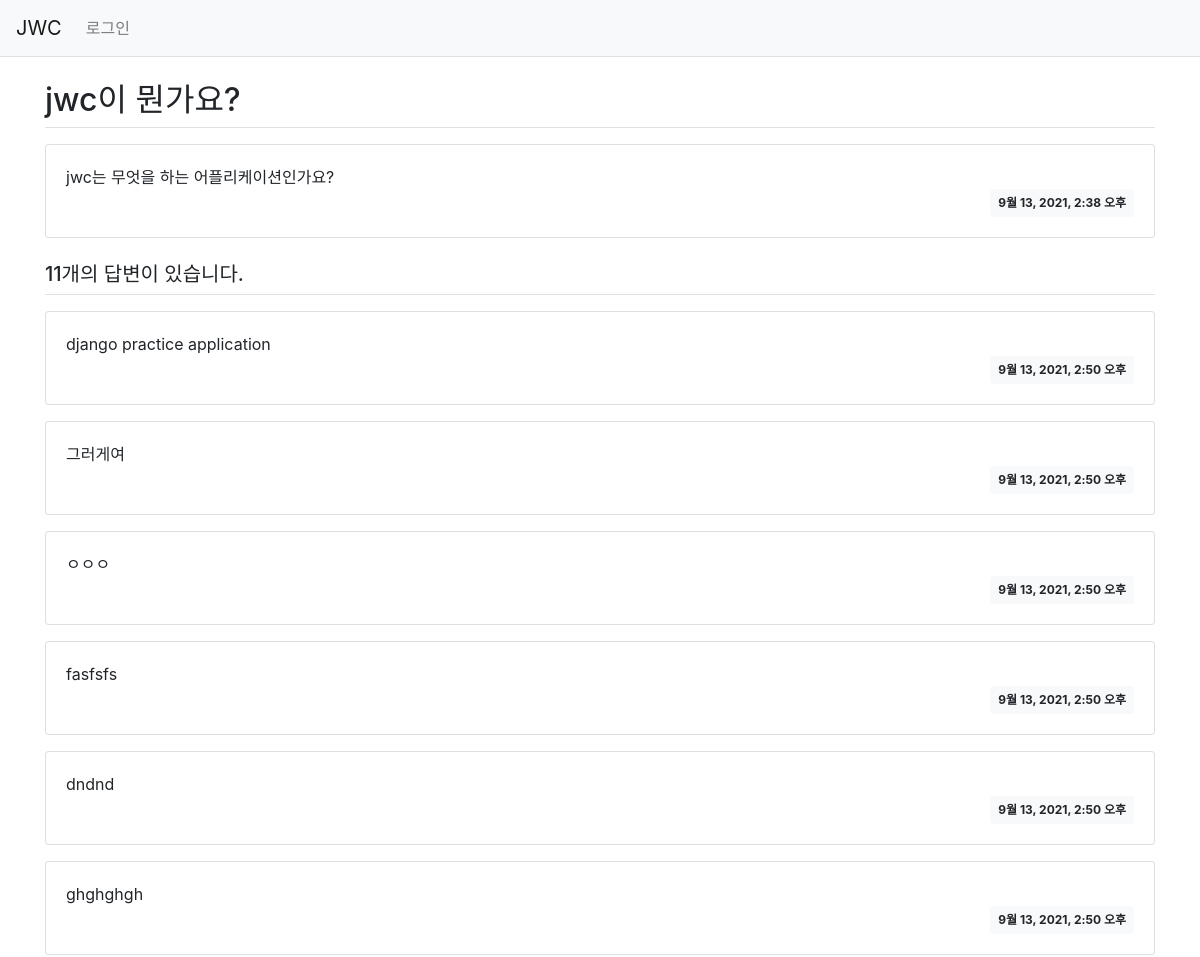
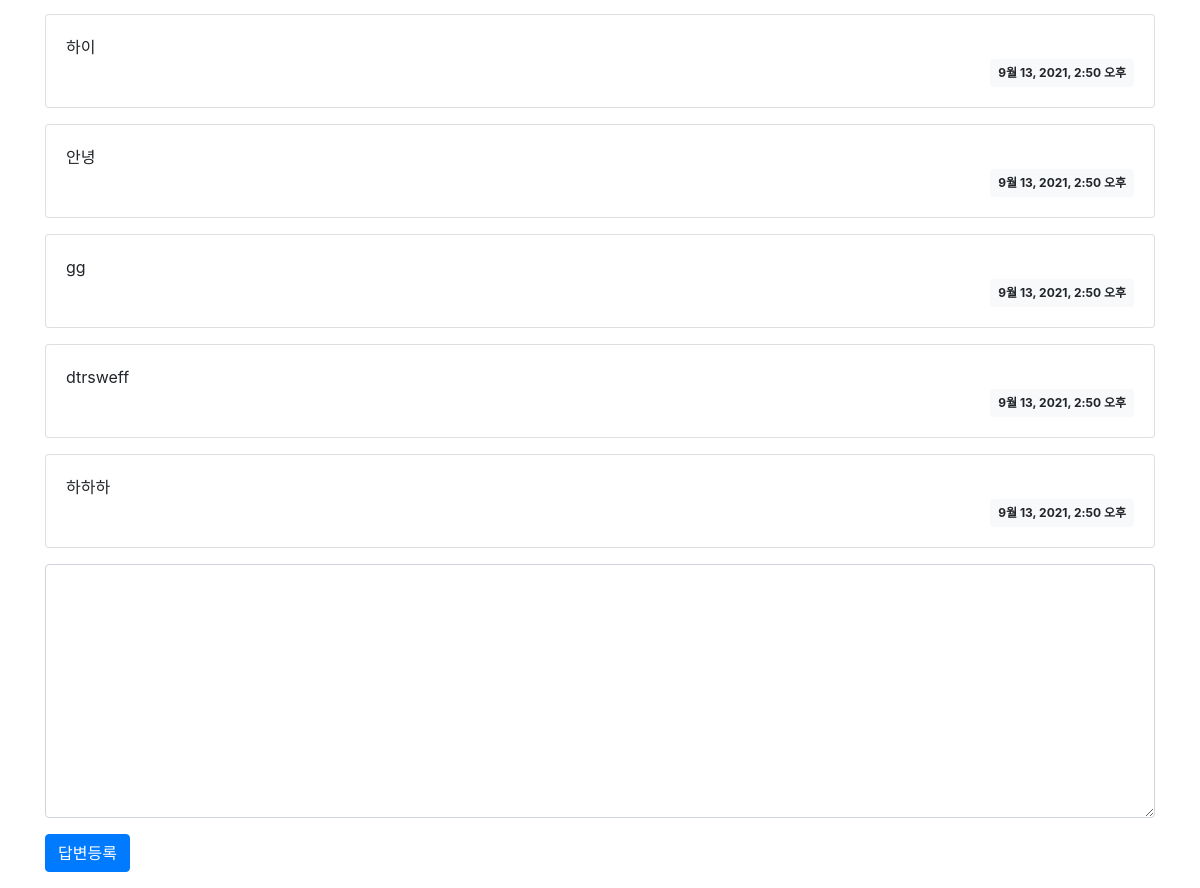
The app's page /jwc/1/ with its own data (2 pictures, top to bottom).
### jwc/models.py (models this page shows, shortened)
class Question(models.Model):
    subject = models.CharField(max_length=200)
    content = models.TextField()
    create_date = models.DateTimeField()

class Answer(models.Model):
    question = models.ForeignKey(Question, on_delete=models.CASCADE)
    content = models.TextField()
    create_date = models.DateTimeField()

### jwc/views.py (the view)
# urls.py: path('<int:q_id>/', views.detail, name='detail'),
def detail(request, q_id):
    question = Q.objects.get(id=q_id)
    answer = A.objects.get(id=q_id)
    context = {'q':question, 'a':answer}
    return render(request,'jwc/question_detail.html',context)

### templates/jwc/question_detail.html (shortened to what this page needs)
{% extends 'base.html' %}
{% block content %}
<div class="container my-3">
    <h2 class="border-bottom py-2">{{ q.subject }}</h2>
    <div class="card my-3">
        <div class="card-body">
            <div class="card-text" style="white-space: pre-line;">{{ q.content }}</div>
            <div class="d-flex justify-content-end">
                <div class="badge badge-light p-2">
                    {{ q.create_date }}
                </div>
            </div>
        </div>
    </div>
    <h5 class="border-bottom my-3 py-2">{{q.answer_set.count}}개의 답변이 있습니다.</h5>
    {% for answer in q.answer_set.all %}
    <div class="card my-3">
        <div class="card-body">
            <div class="card-text" style="white-space: pre-line;">{{ answer.content }}</div>
            <div class="d-flex justify-content-end">
                <div class="badge badge-light p-2">
                    {{ a.create_date }}
                </div>
            </div>
        </div>
    </div>
    {% endfor %}
    <form action="{% url 'jwc:answer_create' q.id %}" method="post" class="my-3">
        <div class="form-group">
            <textarea name="content" id="content" class="form-control" rows="10"></textarea>
        </div>
        <input type="submit" value="답변등록" class="btn btn-primary">
    </form>
</div>
{% endblock %}

### static/style.css (style rules this page uses)
textarea { width:100%; }
input[type=submit] { margin: top 10px; }

### records on screen
Question: subject "jwc이 뭔가요?", content "jwc는 무엇을 하는 어플리케이션인가요?", create_date "9월 13, 2021, 2:38 오후", answer_set.count "11"
Answer: content "django practice application"
Answer: create_date "9월 13, 2021, 2:50 오후"
Answer: content "그러게여"
Answer: content "ㅇㅇㅇ"
Answer: content "fasfsfs"
Answer: content "dndnd"
Answer: content "ghghghgh"
Answer: content "하이"
Answer: content "안녕"
Answer: content "gg"
Answer: content "dtrsweff"
Answer: content "하하하"
